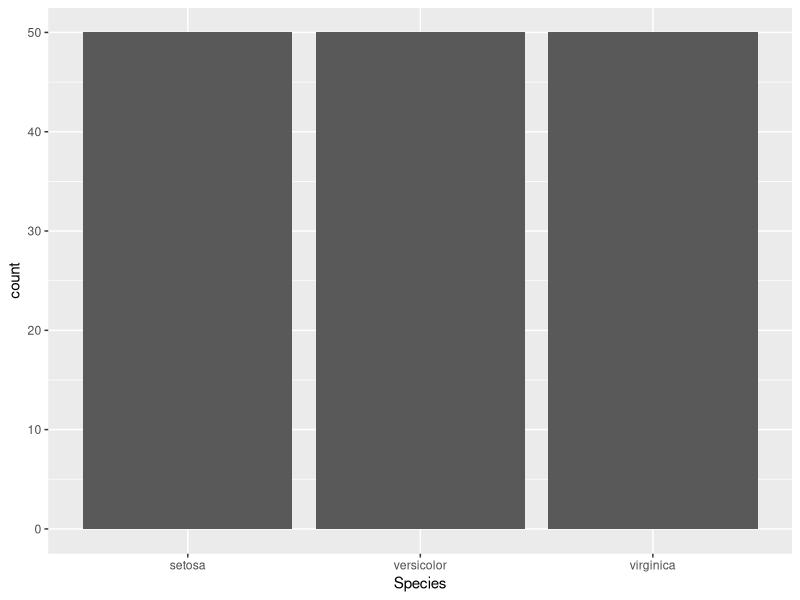
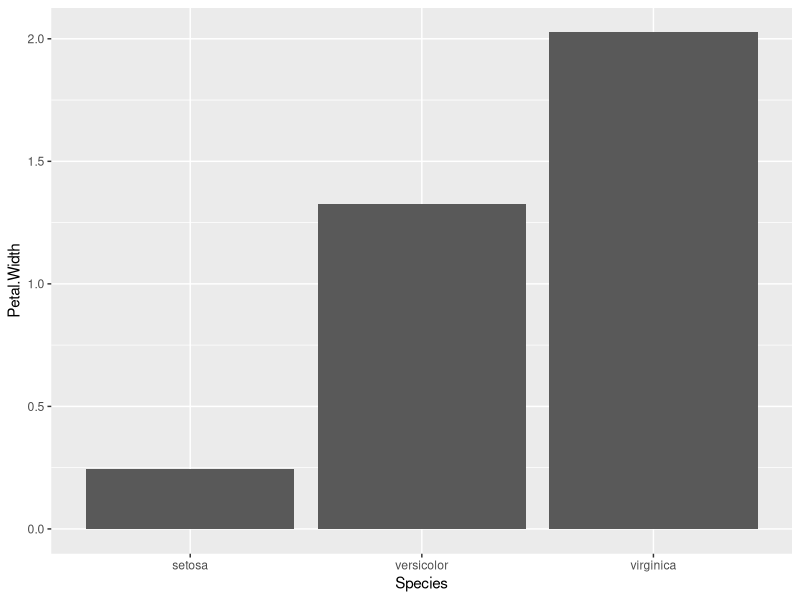

Recreate these plots in R, in order.
## ---- chunk 1
library(ggplot2) #Loading ggplot2 package
data("iris") #Loading the built-in mtcars data set

ggplot(data = iris, mapping = aes(x = Species)) +
  geom_bar()
## ---- chunk 2
ggplot(data = iris, mapping = aes(x = Species, y = Petal.Width)) +
  geom_bar(stat = "summary", fun = "mean")
